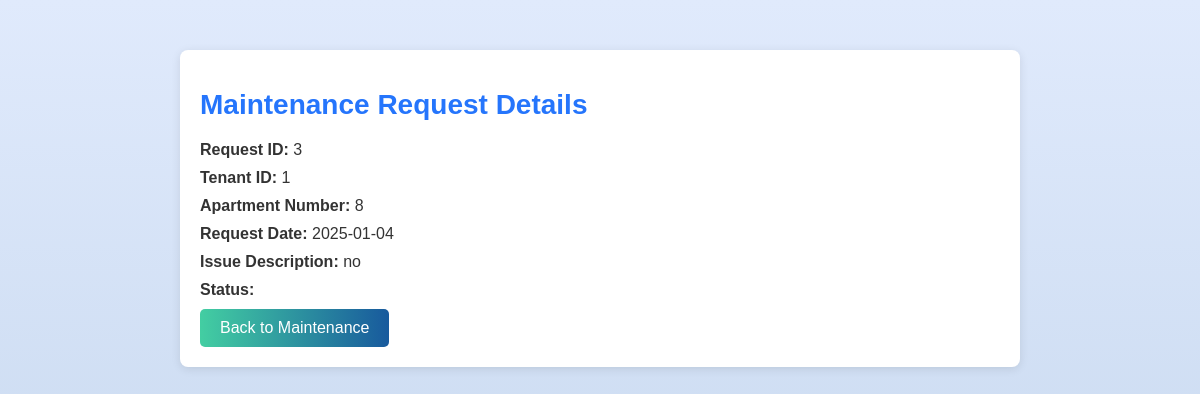
The page /viewMaintenance.php?request_id=3 (signed in) on the database its author committed.
### tables this page shows
CREATE TABLE `maintenance` (
  `Request_ID` int(11) NOT NULL,
  `Tenant_ID` int(11) DEFAULT NULL,
  `Apartment_No` int(11) DEFAULT NULL,
  `Request_Date` date DEFAULT NULL,
  `Issue_Description` text DEFAULT NULL,
  `Status` enum('Pending','Resolved') DEFAULT 'Pending'
);

### viewMaintenance.php (the view, shortened to what this page needs)
<?php
include 'db.php';
if (isset($_GET['request_id'])) {
    $request_id = mysqli_real_escape_string($conn, $_GET['request_id']);
    $sql_request = "SELECT * FROM Maintenance WHERE Request_ID = '$request_id'";
    $result = $conn->query($sql_request);
    if ($result && $result->num_rows > 0) {
        $request = $result->fetch_assoc();
    } else {
        $error_message = "Maintenance request not found.";
    }
} else {
    header("Location: maintenance.php");
    exit();
}
?>
<!DOCTYPE html>
<html lang="en">
<head>
</head>
<body>
<div class="container">
    <?php if (isset($error_message)): ?>
        <p style="color: red;"><?php echo $error_message; ?></p>
    <?php else: ?>
        <h1>Maintenance Request Details</h1>
        <p><strong>Request ID:</strong> <?php echo $request['Request_ID']; ?></p>
        <p><strong>Tenant ID:</strong> <?php echo $request['Tenant_ID']; ?></p>
        <p><strong>Apartment Number:</strong> <?php echo $request['Apartment_No']; ?></p>
        <p><strong>Request Date:</strong> <?php echo $request['Request_Date']; ?></p>
        <p><strong>Issue Description:</strong> <?php echo $request['Issue_Description']; ?></p>
        <p><strong>Status:</strong> <?php echo $request['Status']; ?></p>
        <a href="maintenance.php" class="btn">Back to Maintenance</a>
    <?php endif; ?>
</div>
</body>
</html>

### viewMaintenance.php (style rules this page uses)
body { font-family: 'Poppins', sans-serif; margin: 0; padding: 0; background: linear-gradient(to bottom, #e0eafc, #cfdef3); color: #333; }
.container { max-width: 800px; margin: 50px auto; padding: 20px; background: white; border-radius: 8px; box-shadow: 0 2px 10px rgba(0, 0, 0, 0.1); }
h1 { font-size: 28px; margin-bottom: 20px; color: #2575fc; }
p { font-size: 16px; margin: 10px 0; }
.btn { display: inline-block; padding: 10px 20px; background: linear-gradient(to right, #43cea2, #185a9d); color: white; text-decoration: none; border-radius: 5px; transition: transform 0.3s, background 0.3s; }

### rows shown on the page
maintenance: Request_ID "3", Tenant_ID "1", Apartment_No "8", Request_Date "2025-01-04", Issue_Description "no"
